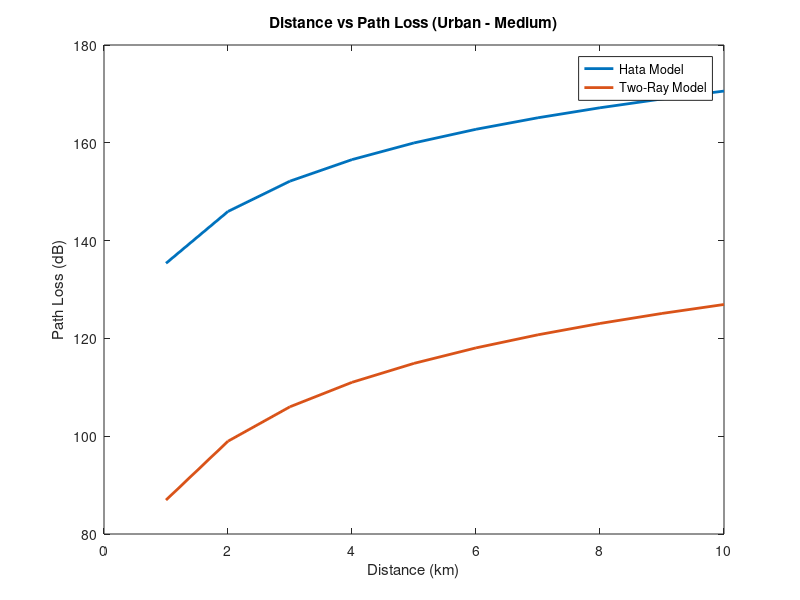

Write MATLAB code to recreate this figure.
clc 
clear all
close all

fc = 900; 
hte = 30; hre = 1.5;
d = 1:1:10;

alpha_medium = (1.1 * log10(fc) - 0.7) * hre - (1.56 * log10(fc) - 0.8);
A = 69.55 + 29.19 * log10(fc) - 13.82 * log10(hte) - alpha_medium;
B = 44.9 - 6.55 * log10(hte);

L50u_hata = A + B * log10 (d);
PL_2ray = 40 * log10 (d * 1e3) - ((10 * log10 (1)) - (10 * log10 (1)) + (20 * log10 (hte)) + (20 * log10 (hre)));

figure (1);
plot (d, L50u_hata, 'LineWidth', 2); 
hold on;
plot (d, PL_2ray, 'LineWidth', 2); 
title ('Distance vs Path Loss (Urban - Medium)'); xlabel ('Distance (km)'); ylabel ('Path Loss (dB)');
hold off; legend ('Hata Model', 'Two-Ray Model');